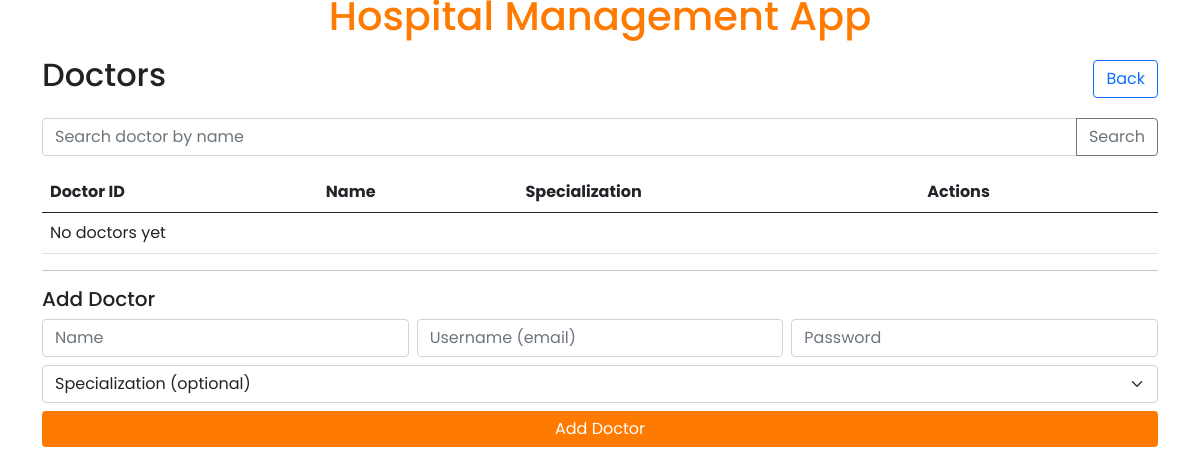
The app's page /admin/doctors, older data.
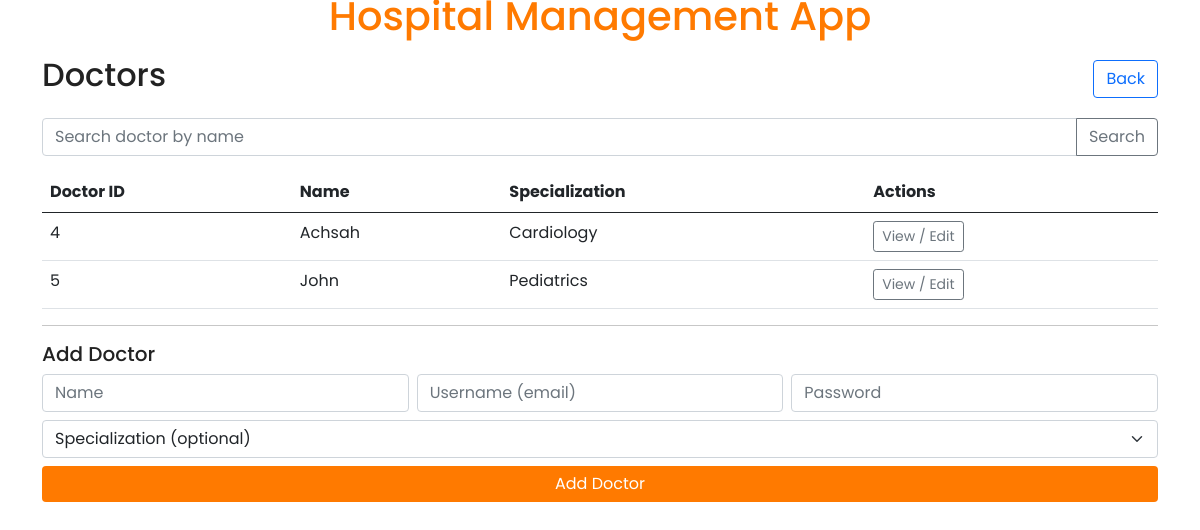
The same page, newer data.
### backend/models.py (models this page shows)
class Doctor(db.Model):
  __tablename__ = 'doctors'
  id = db.Column(db.Integer, primary_key=True)
  name = db.Column(db.String, nullable=False)
  email = db.Column(db.String, unique=True, nullable=False)
  password = db.Column(db.String, nullable=False)
  specialization_id = db.Column(db.Integer, db.ForeignKey('departments.id', ondelete='SET NULL'))
  bio = db.Column(db.Text)
  blacklisted = db.Column(db.Integer, default=0)
  appointments = db.relationship('Appointment', backref='doctor_obj', lazy='dynamic', passive_deletes=True)
  availabilities = db.relationship('DoctorAvailability', backref='doctor_obj', cascade='all, delete-orphan', passive_deletes=True)

class Department(db.Model):
  __tablename__ = 'departments'
  id = db.Column(db.Integer, primary_key=True)
  name = db.Column(db.String, unique=True, nullable=False)
  description = db.Column(db.String)
  doctors = db.relationship('Doctor', backref='specialization_obj', lazy='dynamic', passive_deletes=True)

### backend/controller.py (the view)
    @app.route('/admin/doctors', methods=['GET', 'POST'])
    def route_show_admin_doctors_list():
        search_query = (request.args.get('q') or '').strip()
        if search_query:
            doctors = db.session.query(Doctor.id, Doctor.name, Doctor.email, Department.name.label('specialization'))
            doctors = doctors.outerjoin(Department, Doctor.specialization_id == Department.id).filter(Doctor.name.ilike(f"%{search_query}%"))
            doctors = doctors.all()
        else:
            doctors = db.session.query(Doctor.id, Doctor.name, Doctor.email, Department.name.label('specialization')).outerjoin(Department, Doctor.specialization_id == Department.id).all()
        departments = Department.query.with_entities(Department.id, Department.name).all()
        return render_template('admin/doctors_list.html', doctors=doctors, departments=departments, search_query=search_query)

### templates/admin/doctors_list.html (shortened to what this page needs)
{% extends "base.html" %}
{% block main_content %}
<div class="d-flex justify-content-between align-items-center mb-3">
  <h2>Doctors</h2>
  <a class="btn btn-outline-primary" href="{{ url_for('route_show_admin_dashboard') }}">Back</a>
</div>
<form class="mb-3">
  <div class="input-group">
    <input name="q" class="form-control" placeholder="Search doctor by name" value="{{ search_query }}">
    <button class="btn btn-outline-secondary" type="submit">Search</button>
  </div>
</form>
<table class="table">
  <thead>
    <tr><th>Doctor ID</th><th>Name</th><th>Specialization</th><th>Actions</th></tr>
  </thead>
  <tbody>
    {% for doc in doctors %}
    <tr>
      <td>{{ doc.id }}</td>
      <td>{{ doc.name }}</td>
      <td>{{ doc.specialization or '-' }}</td>
      <td>
        <a class="btn btn-sm btn-outline-secondary" href="{{ url_for('route_show_admin_doctor_detail', doctor_id=doc.id) }}">View / Edit</a>
      </td>
    </tr>
    {% endfor %}
    {% if doctors|length == 0 %}
    <tr><td colspan="4">No doctors yet</td></tr>
    {% endif %}
  </tbody>
</table>
<hr>
<h5>Add Doctor</h5>
<form method="post" action="{{ url_for('route_admin_add_doctor') }}">
  <div class="row g-2">
    <div class="col"><input name="add_name" class="form-control" placeholder="Name" required></div>
    <div class="col"><input name="add_email" class="form-control" placeholder="Username (email)" required></div>
    <div class="col"><input name="add_password" class="form-control" placeholder="Password" required></div>
  </div>
  <div class="mt-2">
    <select name="add_specialization" class="form-select">
      <option value="">Specialization (optional)</option>
    </select>
  </div>
  <div class="mt-2 d-grid"><button class="btn btn-primary-action" type="submit">Add Doctor</button></div>
</form>
{% endblock %}

Row changes from the older to the newer data that the page shows:
added Doctor: id "4", name "Achsah", name "Cardiology"
added Doctor: id "5", name "John", name "Pediatrics"
Text that changed along with them:
text no longer shown: "No doctors yet"
